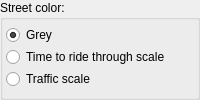
       <widget class="QGroupBox" name="groupBox_2">
        <property name="sizePolicy">
         <sizepolicy hsizetype="Preferred" vsizetype="Minimum">
          <horstretch>0</horstretch>
          <verstretch>0</verstretch>
         </sizepolicy>
        </property>
        <property name="minimumSize">
         <size>
          <width>200</width>
          <height>0</height>
         </size>
        </property>
        <property name="title">
         <string>Street color:</string>
        </property>
        <layout class="QVBoxLayout" name="verticalLayout_4">
         <property name="spacing">
          <number>0</number>
         </property>
         <property name="sizeConstraint">
          <enum>QLayout::SetMinimumSize</enum>
         </property>
         <property name="leftMargin">
          <number>3</number>
         </property>
         <property name="topMargin">
          <number>3</number>
         </property>
         <property name="rightMargin">
          <number>3</number>
         </property>
         <property name="bottomMargin">
          <number>3</number>
         </property>
         <item>
          <widget class="QRadioButton" name="radioButton_4">
           <property name="text">
            <string>Grey</string>
           </property>
           <property name="checked">
            <bool>true</bool>
           </property>
          </widget>
         </item>
         <item>
          <widget class="QRadioButton" name="radioButton_5">
           <property name="text">
            <string>Time to ride through scale</string>
           </property>
          </widget>
         </item>
         <item>
          <widget class="QRadioButton" name="radioButton_6">
           <property name="text">
            <string>Traffic scale</string>
           </property>
          </widget>
         </item>
        </layout>
       </widget>
